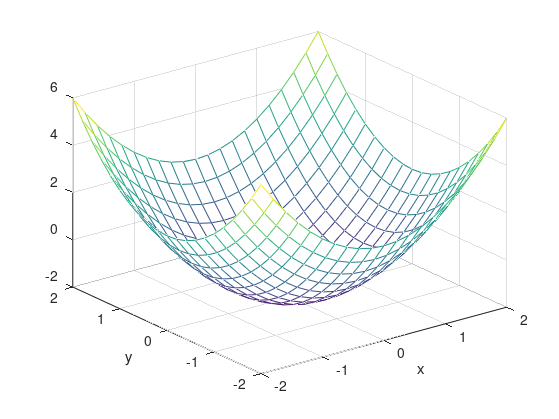

MATLAB code to generate this figure:
clear all;
clc;

[X,Y] = meshgrid(-2:.2:2);
Z1 = X.^2 + Y.^2 - 2;
h = figure;

mesh(X,Y,Z1); 

xlabel('x');
ylabel('y');
set(h,'Units','Inches');
pos = get(h,'Position');
set(h,'PaperPositionMode','Auto','PaperUnits','Inches','PaperSize',[pos(3),pos(4)]);
print(h, 'Rastrigin','-dpf','r0')